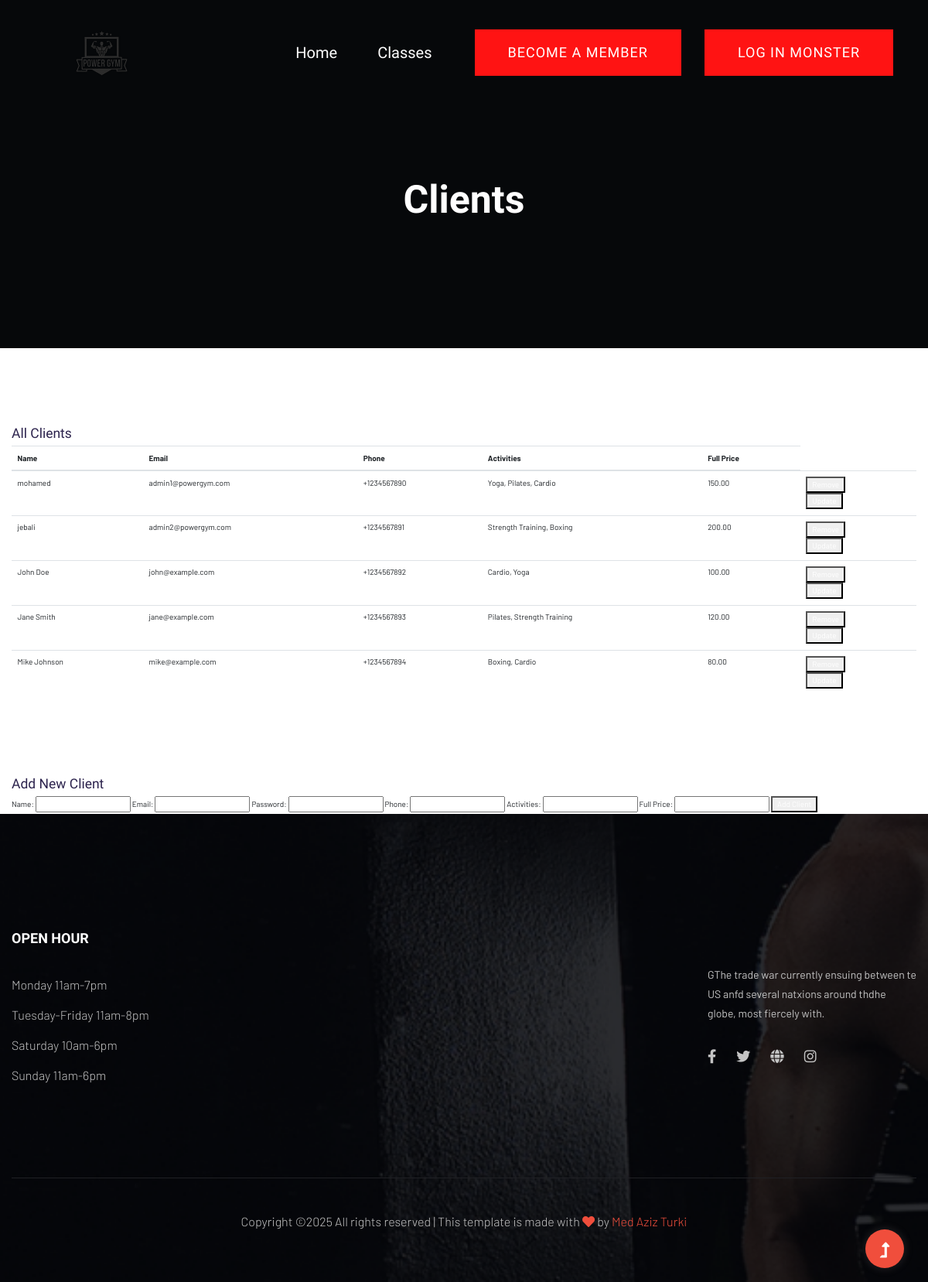
Page /Clients.php on the committed database.
### tables this page shows
CREATE TABLE client_info (
    id INT AUTO_INCREMENT PRIMARY KEY,
    name VARCHAR(255) NOT NULL,
    email VARCHAR(255) NOT NULL UNIQUE,
    password VARCHAR(255) NOT NULL,
    phone VARCHAR(50),
    activites TEXT,
    schedule TEXT,
    full_price DECIMAL(10,2) DEFAULT 0.00,
    created_at TIMESTAMP DEFAULT CURRENT_TIMESTAMP,
    updated_at TIMESTAMP DEFAULT CURRENT_TIMESTAMP ON UPDATE CURRENT_TIMESTAMP
);

### Clients.php (the view, shortened to what this page needs)
<?php
$servername = "localhost";
$username = "root";
$password = "";
$dbname = "gymdb";
$conn = new mysqli($servername, $username, $password, $dbname);
$clientSql = "SELECT name, email, password, phone, activites, schedule, full_price FROM client_info";
$clientResult = $conn->query($clientSql);
?>
<!doctype html>
<html class="no-js" lang="zxx">
<head>
	<link rel="stylesheet" href="assets/css/bootstrap.min.css">
	<link rel="stylesheet" href="assets/css/owl.carousel.min.css">
	<link rel="stylesheet" href="assets/css/slicknav.css">
    <link rel="stylesheet" href="assets/css/flaticon.css">
    <link rel="stylesheet" href="assets/css/gijgo.css">
    <link rel="stylesheet" href="assets/css/animate.min.css">
    <link rel="stylesheet" href="assets/css/animated-headline.css">
	<link rel="stylesheet" href="assets/css/magnific-popup.css">
	<link rel="stylesheet" href="assets/css/themify-icons.css">
	<link rel="stylesheet" href="assets/css/slick.css">
	<link rel="stylesheet" href="assets/css/nice-select.css">
	<link rel="stylesheet" href="assets/css/style.css">
    <link rel="stylesheet" href="https://cdnjs.cloudflare.com/ajax/libs/font-awesome/5.15.1/css/all.min.css">
</head>
<body>
    <header>
        <div class="header-area header-transparent">
            <div class="main-header header-sticky">
                <div class="container-fluid">
                    <div class="row align-items-center">
                        <div class="col-xl-2 col-lg-2 col-md-1">
                            <div class="logo">
                                <a href="index.php"><img src="assets/img/logo/lo.png" alt=""></a>
                            </div>
                        </div>
                        <div class="col-xl-10 col-lg-10 col-md-10">
                            <div class="menu-main d-flex align-items-center justify-content-end">
                                <div class="main-menu f-right d-none d-lg-block">
                                    <nav>
                                        <ul id="navigation">
                                            <li><a href="index.php">Home</a></li>
                                            <li><a href="services.php">Classes</a></li>
                                        </ul>
                                    </nav>
                                </div>
                                <?php if (isset($_SESSION['username'])): ?>
                                    <div class="header-right-btn f-right d-none d-lg-block ml-30">
                                        <a href="logout.php" class="btn header-btn">Log Out</a>
                                    </div>
                                <?php else: ?>
                                    <div class="header-right-btn f-right d-none d-lg-block ml-30">
                                        <a href="form.php" class="btn header-btn">Become a Member</a>
                                    </div>
                                    <div class="header-right-btn f-right d-none d-lg-block ml-30">
                                        <a href="login.php" class="btn header-btn">Log in Monster</a>
                                    </div>
                                <?php endif; ?>
                        </div>
                        <div class="col-12">
                        </div>
                    </div>
                </div>
            </div>
        </div>
    </header>
    <main>
        <div class="slider-area2">
            <div class="slider-height2 d-flex align-items-center">
                <div class="container">
                    <div class="row">
                        <div class="col-xl-12">
                            <div class="hero-cap hero-cap2 text-center pt-70">
                                <h2>Clients</h2>
                            </div>
                        </div>
                    </div>
                </div>
            </div>
        </div>
        <section class="wantToWork-area w-padding">
        <div class="container">
            <div class="row justify-content-center">
                <div class="col-lg-12">
                    <div class="subscription-box">
                        <h3>All Clients</h3>
                        <div class="table-responsive">
                            <table class="table">
                                <thead>
                                    <tr>
                                        <th>Name</th>
                                        <th>Email</th>
                                        <th>Phone</th>
                                        <th>Activities</th>
                                        <th>Full Price</th>
                                    </tr>
                                </thead>
                                <tbody>
                                <?php
                                    while ($row = $clientResult->fetch_assoc()) {
                                        echo "<tr>";
                                        echo "<td>" . $row["name"] . "</td>";
                                        echo "<td>" . $row["email"] . "</td>";
                                        echo "<td>" . $row["phone"] . "</td>";
                                        echo "<td>" . $row["activites"] . "</td>";
                                        echo "<td>" . $row["full_price"] . "</td>";
                                        echo '<td>
                                                <form action="" method="post">
                                                    <input type="hidden" name="removeClient" value="' . $row["name"] . '">
                                                    <button type="submit">Remove</button>
                                                </form>
                                                <form action="" method="post">
                                                    <input type="hidden" name="updateClient" value="' . $row["name"] . '">
                                                    <button type="submit">Update</button>
                                                </form>
                                            </td>';
                                        echo "</tr>";
                                    }
                                    ?>
                                </tbody>
                            </table>
                        </div>
                    </div>
                </div>
            </div>
        </div>
    </section>
    <section class="section-padding20">
        <div class="container">
            <div class="row justify-content-center">
                <div class="col-lg-12">
                    <div class="subscription-box">
                        <h3>Add New Client</h3>
                        <form action="" method="post">
                            <label for="newName">Name:</label>
                            <input type="text" id="newName" name="newName" required>
                            <label for="newEmail">Email:</label>
                            <input type="email" id="newEmail" name="newEmail" required>
                            <label for="newPhone">Password:</label>
                            <input type="password" id="newPassword" name="newPassword" required>
                            <label for="newPhone">Phone:</label>
                            <input type="tel" id="newPhone" name="newPhone" required>
                            <label for="newActivities">Activities:</label>
                            <input type="text" id="newActivities" name="newActivities">
                            <label for="newFullPrice">Full Price:</label>
                            <input type="number" id="newFullPrice" name="newFullPrice">
                            <button type="submit">Add Client</button>
                        </form>
                    </div>
                </div>
            </div>
        </div>
    </section>
    </main>
    <footer>
        <div class="footer-area section-bg" data-background="assets/img/gallery/section_bg03.png">
            <div class="container">
                <div class="footer-top footer-padding">
                    <div class="row d-flex justify-content-between">
                        <div class="col-xl-3 col-lg-3 col-md-4 col-sm-6">
                            <div class="single-footer-caption mb-50">
                                <div class="footer-tittle">
                                    <h4>Open hour</h4>
                                    <ul>
                                        <li><a href="#">Monday 11am-7pm</a></li>
                                        <li><a href="#"> Tuesday-Friday 11am-8pm</a></li>
                                        <li><a href="#"> Saturday 10am-6pm</a></li>
                                        <li><a href="#"> Sunday 11am-6pm</a></li>
                                    </ul>
                                </div>
                            </div>
                        </div>
                        <div class="col-xl-3 col-lg-4 col-md-5 col-sm-6">
                            <div class="single-footer-caption mb-50">
                                <div class="footer-logo">
                                </div>
                                <div class="footer-tittle">
                                    <div class="footer-pera">
                                        <p class="info1">GThe trade war currently ensuing between te US anfd several natxions around thdhe globe, most fiercely with.</p>
                                    </div>
                                </div>
                                <div class="footer-social ">
                                    <a href=""><i class="fab fa-facebook-f"></i></a>
                                    <a href=""><i class="fab fa-twitter"></i></a>
                                    <a href=""><i class="fas fa-globe"></i></a>
                                    <a href=""><i class="fab fa-instagram"></i></a>
                                </div>
                            </div>
                        </div>
                    </div>
                </div>
                <div class="footer-bottom">
                    <div class="row d-flex align-items-center">
                        <div class="col-lg-12">
                            <div class="footer-copy-right text-center">
                                <p>
  Copyright &copy;<script>document.write(new Date().getFullYear());</script> All rights reserved | This template is made with <i class="fa fa-heart" aria-hidden="true"></i> by <a href="https://colorlib.com" target="_blank">Med Aziz Turki</a>
  </p>
                            </div>
                        </div>
                    </div>
                </div>
            </div>
        </div>
    </footer>
    <div id="back-top" >
        <a title="Go to Top" href="#"> <i class="fas fa-level-up-alt"></i></a>
    </div>
    </body>
</html>

### rows in the picture
client_info: name "mohamed", email "admin1@powergym.com", phone "+1234567890", activites "Yoga, Pilates, Cardio", full_price "150.00"
client_info: name "jebali", email "admin2@powergym.com", phone "+1234567891", activites "Strength Training, Boxing", full_price "200.00"
client_info: name "John Doe", email "john@example.com", phone "+1234567892", activites "Cardio, Yoga", full_price "100.00"
client_info: name "Jane Smith", email "jane@example.com", phone "+1234567893", activites "Pilates, Strength Training", full_price "120.00"
client_info: name "Mike Johnson", email "mike@example.com", phone "+1234567894", activites "Boxing, Cardio", full_price "80.00"
